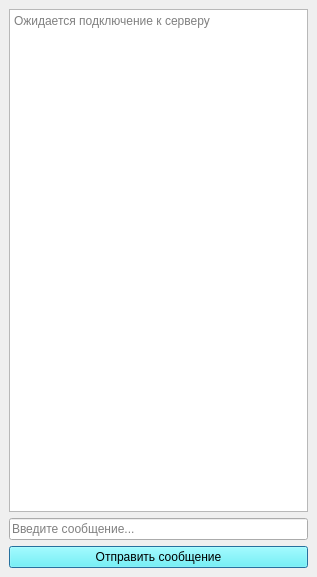
<?xml version="1.0" encoding="UTF-8"?>
<ui version="4.0">
 <class>MainWindow</class>
 <widget class="QMainWindow" name="MainWindow">
  <property name="geometry">
   <rect>
    <x>0</x>
    <y>0</y>
    <width>317</width>
    <height>577</height>
   </rect>
  </property>
  <property name="windowTitle">
   <string>MainWindow</string>
  </property>
  <widget class="QWidget" name="centralwidget">
   <layout class="QVBoxLayout" name="verticalLayout">
    <item>
     <widget class="QPlainTextEdit" name="plainTextEdit">
      <property name="enabled">
       <bool>true</bool>
      </property>
      <property name="autoFillBackground">
       <bool>false</bool>
      </property>
      <property name="frameShape">
       <enum>QFrame::StyledPanel</enum>
      </property>
      <property name="frameShadow">
       <enum>QFrame::Raised</enum>
      </property>
      <property name="readOnly">
       <bool>true</bool>
      </property>
      <property name="placeholderText">
       <string>Ожидается подключение к серверу</string>
      </property>
     </widget>
    </item>
    <item>
     <widget class="QLineEdit" name="lineEdit">
      <property name="contextMenuPolicy">
       <enum>Qt::DefaultContextMenu</enum>
      </property>
      <property name="maxLength">
       <number>32767</number>
      </property>
      <property name="frame">
       <bool>true</bool>
      </property>
      <property name="placeholderText">
       <string>Введите сообщение...</string>
      </property>
      <property name="cursorMoveStyle">
       <enum>Qt::VisualMoveStyle</enum>
      </property>
     </widget>
    </item>
    <item>
     <widget class="QPushButton" name="pushButton">
      <property name="palette">
       <palette>
        <active>
         <colorrole role="WindowText">
          <brush brushstyle="SolidPattern">
           <color alpha="255">
            <red>0</red>
            <green>0</green>
            <blue>0</blue>
           </color>
          </brush>
         </colorrole>
         <colorrole role="Button">
          <brush brushstyle="SolidPattern">
           <color alpha="255">
            <red>85</red>
            <green>255</green>
            <blue>255</blue>
           </color>
          </brush>
         </colorrole>
         <colorrole role="Light">
          <brush brushstyle="SolidPattern">
           <color alpha="255">
            <red>213</red>
            <green>255</green>
            <blue>255</blue>
           </color>
          </brush>
         </colorrole>
         <colorrole role="Midlight">
          <brush brushstyle="SolidPattern">
           <color alpha="255">
            <red>149</red>
            <green>255</green>
            <blue>255</blue>
           </color>
          </brush>
         </colorrole>
         <colorrole role="Dark">
          <brush brushstyle="SolidPattern">
           <color alpha="255">
            <red>42</red>
            <green>127</green>
            <blue>127</blue>
           </color>
          </brush>
         </colorrole>
         <colorrole role="Mid">
          <brush brushstyle="SolidPattern">
           <color alpha="255">
            <red>56</red>
            <green>170</green>
            <blue>170</blue>
           </color>
          </brush>
         </colorrole>
         <colorrole role="Text">
          <brush brushstyle="SolidPattern">
           <color alpha="255">
            <red>0</red>
            <green>0</green>
            <blue>0</blue>
           </color>
          </brush>
         </colorrole>
         <colorrole role="BrightText">
          <brush brushstyle="SolidPattern">
           <color alpha="255">
            <red>255</red>
            <green>255</green>
            <blue>255</blue>
           </color>
          </brush>
         </colorrole>
         <colorrole role="ButtonText">
          <brush brushstyle="SolidPattern">
           <color alpha="255">
            <red>0</red>
            <green>0</green>
            <blue>0</blue>
           </color>
          </brush>
         </colorrole>
         <colorrole role="Base">
          <brush brushstyle="SolidPattern">
           <color alpha="255">
            <red>255</red>
            <green>255</green>
            <blue>255</blue>
           </color>
          </brush>
         </colorrole>
         <colorrole role="Window">
          <brush brushstyle="SolidPattern">
           <color alpha="255">
            <red>85</red>
            <green>255</green>
            <blue>255</blue>
           </color>
          </brush>
         </colorrole>
         <colorrole role="Shadow">
          <brush brushstyle="SolidPattern">
           <color alpha="255">
            <red>0</red>
            <green>0</green>
            <blue>0</blue>
           </color>
          </brush>
         </colorrole>
         <colorrole role="AlternateBase">
          <brush brushstyle="SolidPattern">
           <color alpha="255">
            <red>170</red>
            <green>255</green>
            <blue>255</blue>
           </color>
          </brush>
         </colorrole>
         <colorrole role="ToolTipBase">
          <brush brushstyle="SolidPattern">
           <color alpha="255">
            <red>255</red>
            <green>255</green>
            <blue>220</blue>
           </color>
          </brush>
         </colorrole>
         <colorrole role="ToolTipText">
          <brush brushstyle="SolidPattern">
           <color alpha="255">
            <red>0</red>
            <green>0</green>
            <blue>0</blue>
           </color>
          </brush>
         </colorrole>
         <colorrole role="PlaceholderText">
          <brush brushstyle="SolidPattern">
           <color alpha="128">
            <red>0</red>
            <green>0</green>
            <blue>0</blue>
           </color>
          </brush>
         </colorrole>
        </active>
        <inactive>
         <colorrole role="WindowText">
          <brush brushstyle="SolidPattern">
           <color alpha="255">
            <red>0</red>
            <green>0</green>
            <blue>0</blue>
           </color>
          </brush>
         </colorrole>
         <colorrole role="Button">
          <brush brushstyle="SolidPattern">
           <color alpha="255">
            <red>85</red>
            <green>255</green>
            <blue>255</blue>
           </color>
          </brush>
         </colorrole>
         <colorrole role="Light">
          <brush brushstyle="SolidPattern">
           <color alpha="255">
            <red>213</red>
            <green>255</green>
            <blue>255</blue>
           </color>
          </brush>
         </colorrole>
         <colorrole role="Midlight">
          <brush brushstyle="SolidPattern">
           <color alpha="255">
            <red>149</red>
            <green>255</green>
            <blue>255</blue>
           </color>
          </brush>
         </colorrole>
         <colorrole role="Dark">
          <brush brushstyle="SolidPattern">
           <color alpha="255">
            <red>42</red>
            <green>127</green>
            <blue>127</blue>
           </color>
          </brush>
         </colorrole>
         <colorrole role="Mid">
          <brush brushstyle="SolidPattern">
           <color alpha="255">
            <red>56</red>
            <green>170</green>
            <blue>170</blue>
           </color>
          </brush>
         </colorrole>
         <colorrole role="Text">
          <brush brushstyle="SolidPattern">
           <color alpha="255">
            <red>0</red>
            <green>0</green>
            <blue>0</blue>
           </color>
          </brush>
         </colorrole>
         <colorrole role="BrightText">
          <brush brushstyle="SolidPattern">
           <color alpha="255">
            <red>255</red>
            <green>255</green>
            <blue>255</blue>
           </color>
          </brush>
         </colorrole>
         <colorrole role="ButtonText">
          <brush brushstyle="SolidPattern">
           <color alpha="255">
            <red>0</red>
            <green>0</green>
            <blue>0</blue>
           </color>
          </brush>
         </colorrole>
         <colorrole role="Base">
          <brush brushstyle="SolidPattern">
           <color alpha="255">
            <red>255</red>
            <green>255</green>
            <blue>255</blue>
           </color>
          </brush>
         </colorrole>
         <colorrole role="Window">
          <brush brushstyle="SolidPattern">
           <color alpha="255">
            <red>85</red>
            <green>255</green>
            <blue>255</blue>
           </color>
          </brush>
         </colorrole>
         <colorrole role="Shadow">
          <brush brushstyle="SolidPattern">
           <color alpha="255">
            <red>0</red>
            <green>0</green>
            <blue>0</blue>
           </color>
          </brush>
         </colorrole>
         <colorrole role="AlternateBase">
          <brush brushstyle="SolidPattern">
           <color alpha="255">
            <red>170</red>
            <green>255</green>
            <blue>255</blue>
           </color>
          </brush>
         </colorrole>
         <colorrole role="ToolTipBase">
          <brush brushstyle="SolidPattern">
           <color alpha="255">
            <red>255</red>
            <green>255</green>
            <blue>220</blue>
           </color>
          </brush>
         </colorrole>
         <colorrole role="ToolTipText">
          <brush brushstyle="SolidPattern">
           <color alpha="255">
            <red>0</red>
            <green>0</green>
            <blue>0</blue>
           </color>
          </brush>
         </colorrole>
         <colorrole role="PlaceholderText">
          <brush brushstyle="SolidPattern">
           <color alpha="128">
            <red>0</red>
            <green>0</green>
            <blue>0</blue>
           </color>
          </brush>
         </colorrole>
        </inactive>
        <disabled>
         <colorrole role="WindowText">
          <brush brushstyle="SolidPattern">
           <color alpha="255">
            <red>42</red>
            <green>127</green>
            <blue>127</blue>
           </color>
          </brush>
         </colorrole>
         <colorrole role="Button">
          <brush brushstyle="SolidPattern">
           <color alpha="255">
            <red>85</red>
            <green>255</green>
            <blue>255</blue>
           </color>
          </brush>
         </colorrole>
         <colorrole role="Light">
          <brush brushstyle="SolidPattern">
           <color alpha="255">
            <red>213</red>
            <green>255</green>
            <blue>255</blue>
           </color>
          </brush>
         </colorrole>
         <colorrole role="Midlight">
          <brush brushstyle="SolidPattern">
           <color alpha="255">
            <red>149</red>
            <green>255</green>
            <blue>255</blue>
           </color>
          </brush>
         </colorrole>
         <colorrole role="Dark">
          <brush brushstyle="SolidPattern">
           <color alpha="255">
            <red>42</red>
            <green>127</green>
            <blue>127</blue>
           </color>
          </brush>
         </colorrole>
         <colorrole role="Mid">
          <brush brushstyle="SolidPattern">
           <color alpha="255">
            <red>56</red>
            <green>170</green>
            <blue>170</blue>
           </color>
          </brush>
         </colorrole>
         <colorrole role="Text">
          <brush brushstyle="SolidPattern">
           <color alpha="255">
            <red>42</red>
            <green>127</green>
            <blue>127</blue>
           </color>
          </brush>
         </colorrole>
         <colorrole role="BrightText">
          <brush brushstyle="SolidPattern">
           <color alpha="255">
            <red>255</red>
            <green>255</green>
            <blue>255</blue>
           </color>
          </brush>
         </colorrole>
         <colorrole role="ButtonText">
          <brush brushstyle="SolidPattern">
           <color alpha="255">
            <red>42</red>
            <green>127</green>
            <blue>127</blue>
           </color>
          </brush>
         </colorrole>
         <colorrole role="Base">
          <brush brushstyle="SolidPattern">
           <color alpha="255">
            <red>85</red>
            <green>255</green>
            <blue>255</blue>
           </color>
          </brush>
         </colorrole>
         <colorrole role="Window">
          <brush brushstyle="SolidPattern">
           <color alpha="255">
            <red>85</red>
            <green>255</green>
            <blue>255</blue>
           </color>
          </brush>
         </colorrole>
         <colorrole role="Shadow">
          <brush brushstyle="SolidPattern">
           <color alpha="255">
            <red>0</red>
            <green>0</green>
            <blue>0</blue>
           </color>
          </brush>
         </colorrole>
         <colorrole role="AlternateBase">
          <brush brushstyle="SolidPattern">
           <color alpha="255">
            <red>85</red>
            <green>255</green>
            <blue>255</blue>
           </color>
          </brush>
         </colorrole>
         <colorrole role="ToolTipBase">
          <brush brushstyle="SolidPattern">
           <color alpha="255">
            <red>255</red>
            <green>255</green>
            <blue>220</blue>
           </color>
          </brush>
         </colorrole>
         <colorrole role="ToolTipText">
          <brush brushstyle="SolidPattern">
           <color alpha="255">
            <red>0</red>
            <green>0</green>
            <blue>0</blue>
           </color>
          </brush>
         </colorrole>
         <colorrole role="PlaceholderText">
          <brush brushstyle="SolidPattern">
           <color alpha="128">
            <red>0</red>
            <green>0</green>
            <blue>0</blue>
           </color>
          </brush>
         </colorrole>
        </disabled>
       </palette>
      </property>
      <property name="focusPolicy">
       <enum>Qt::WheelFocus</enum>
      </property>
      <property name="toolTipDuration">
       <number>-1</number>
      </property>
      <property name="text">
       <string>Отправить сообщение</string>
      </property>
      <property name="autoRepeatDelay">
       <number>300</number>
      </property>
      <property name="autoDefault">
       <bool>false</bool>
      </property>
      <property name="default">
       <bool>true</bool>
      </property>
      <property name="flat">
       <bool>false</bool>
      </property>
     </widget>
    </item>
   </layout>
  </widget>
 </widget>
 <resources/>
 <connections/>
</ui>
